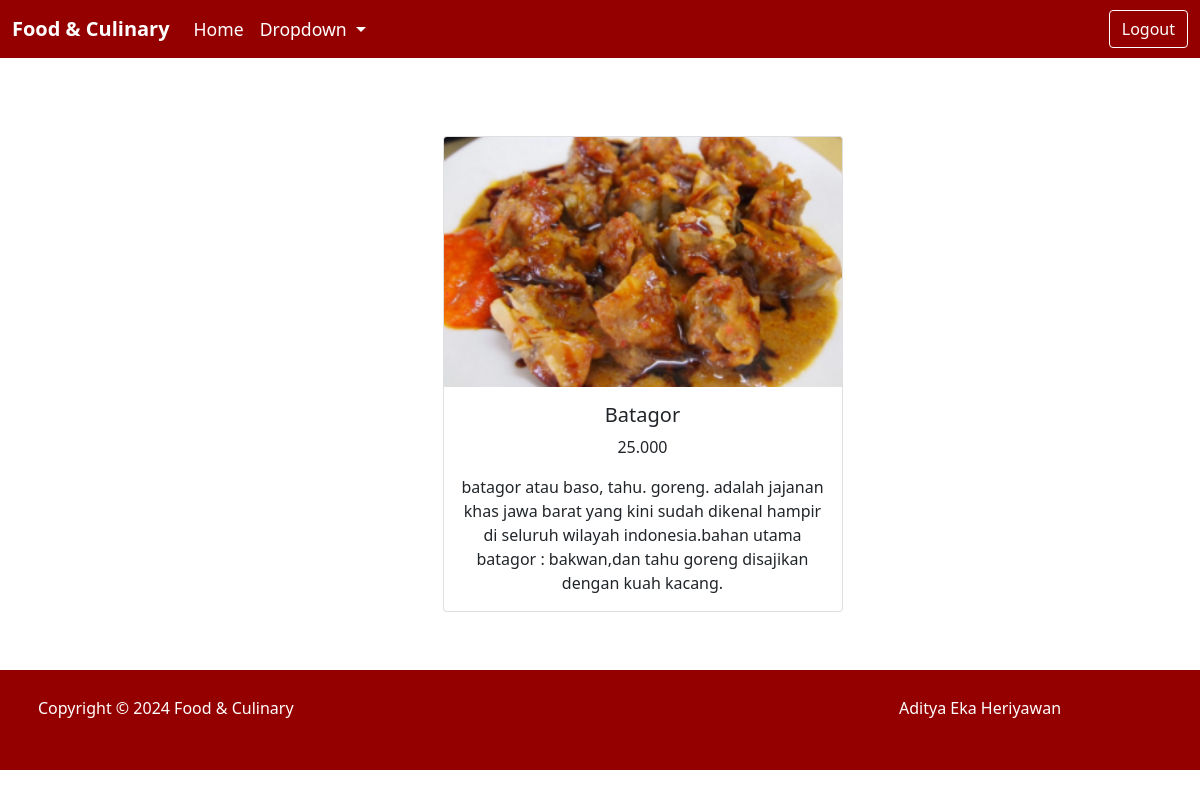
The app's page /admin/detail/detail_user.php?id=1 with its own data.
### tables this page shows
CREATE TABLE `product` (
  `id` int NOT NULL,
  `nama` varchar(255) NOT NULL,
  `gambar` varchar(255) NOT NULL,
  `harga` varchar(255) NOT NULL,
  `deskripsi` varchar(255) NOT NULL
);

### functions.php (called while the page is built, shortened)
<?php
function koneksi()
{
    return mysqli_connect("localhost", "root", "", "pw2024_tubes_233040068");
    $conn = mysqli_connect("localhost", "root", "", "user");
    return $conn;
}
function query($query)
{
    $conn = koneksi();
    $result = mysqli_query($conn, $query);
    $rows = [];
    while ($row = mysqli_fetch_assoc($result)){
      $rows[] = $row;
    }
    return $rows;
}
?>

### admin/detail/detail_user.php (the view, shortened to what this page needs)
<?php
require '../../functions.php';
$id = $_GET['id'];
$product = query("SELECT * FROM product WHERE id = $id");
?>
<!DOCTYPE html>
<html lang="en">
<head>
      <link href="https://cdn.jsdelivr.net/npm/bootstrap@5.0.2/dist/css/bootstrap.min.css" rel="stylesheet">
      <link rel="stylesheet" href="../../asset/css/index.css">
</head>
<body>
  <nav class="navbar navbar-expand-lg">
    <div class="container-fluid">
      <a class="navbar-brand" href="#">Food & Culinary</a>
      <div class="collapse navbar-collapse" id="navbarSupportedContent">
        <ul class="navbar-nav me-auto mb-2 mb-lg-0">
          <li class="nav-item">
            <a class="nav-link active" aria-current="page" href="#">Home</a>
          </li>
          <li class="nav-item dropdown">
            <a class="nav-link dropdown-toggle" href="#" role="button" data-bs-toggle="dropdown" aria-expanded="false">
              Dropdown
            </a>
          </li>
        </ul>
        <form class="d-flex" role="search" action="../../login.php" method="get">
          <button class="btn btn-outline-success" type="submit">Logout</button>
        </form>
      </div>
    </div>
  </nav>
<section id="product">
    <div class="container">
        <div class="d-flex flex-wrap justify-content-center">
            <?php if (is_array($product) && count($product) > 0) : ?>
                <?php foreach($product as $p) : ?>
                    <div class="card m-2" style="width: 25rem;">
                        <img src="../../asset/img/<?= $p['gambar']; ?>" class="card-img-top" alt="...">
                        <div class="card-body">
                            <h5 class="card-title"><?= $p['nama']; ?></h5>
                            <p class="card-text"><?= $p['harga']; ?></p>
                            <p class="card-text"><?= $p['deskripsi']; ?></p>
                        </div>
                    </div>
                <?php endforeach; ?>
            <?php else : ?>
                <p>Tidak ada produk yang ditemukan.</p>
            <?php endif; ?>
        </div>
    </div>
</section>
    <footer>
    <section class="footer">
        <div class="row mx-3 mt-3">
          <div class="col-md-9">
            <p>Copyright © 2024 Food & Culinary</p>
          </div>
          <div class="col">
            <p>Aditya Eka Heriyawan</p>
          </div>
        </div>
        <br>
      </section>
    </footer>
</body>
</html>

### asset/css/index.css (style rules this page uses)
.navbar { background-color: #940000; }
.navbar-brand { font-weight: bold; color: #fff; }
.navbar-nav .nav-link { color: #ffffff; font-size: 1.1rem; }
.navbar-nav .nav-link.active { color: #fff; }
.btn-outline-success { color: #fff; border-color: #fff; }
.card-img-top { width: 100%; height: 250px; object-fit: cover; }
.container { margin-top: 60px; margin-left: 80px; margin-bottom: 50px; padding: 10px 20px 0px 5px; text-align: center; }
footer { background-color: #940000; color: #fff; padding: 10px; width: 100%; }

### admin/detail/detail_user.php (style rules this page uses)
.container { text-align: center; align-items: center; }
.card-img-top { width: 100%; height: 250px; object-fit: cover; }
footer { background-color: #940000; color: #fff; padding: 10px; width: 100%; }

### records on screen
product: gambar (picture), nama "Batagor", harga "25.000", deskripsi "batagor atau baso, tahu. goreng. adalah jajanan khas jawa barat yang kini sudah dikenal hampir di seluruh wilayah indonesia.bahan utama batagor : bakwan,dan tahu goreng disajikan dengan kuah kacang."
